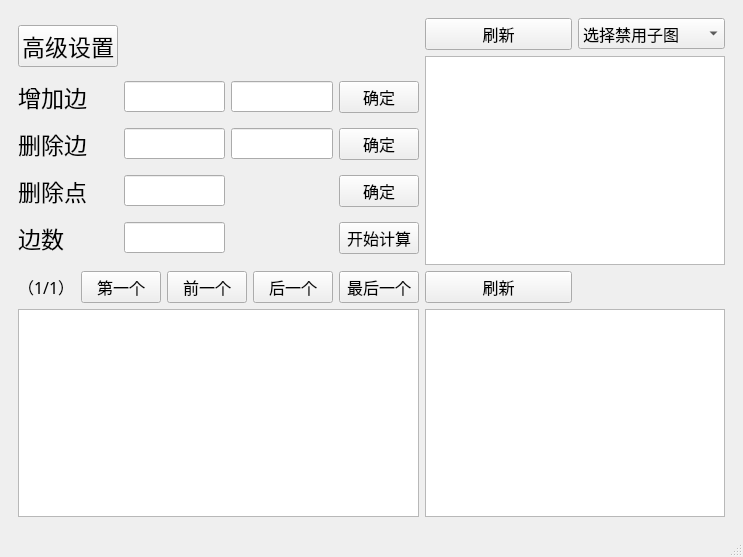
<?xml version="1.0" encoding="UTF-8"?>
<ui version="4.0">
 <class>MainWindow</class>
 <widget class="QMainWindow" name="MainWindow">
  <property name="enabled">
   <bool>true</bool>
  </property>
  <property name="geometry">
   <rect>
    <x>0</x>
    <y>0</y>
    <width>723</width>
    <height>557</height>
   </rect>
  </property>
  <property name="windowTitle">
   <string>（图兰数）谱极值图计算器</string>
  </property>
  <widget class="QWidget" name="centralwidget">
   <layout class="QGridLayout" name="gridLayout_2">
    <item row="0" column="0">
     <widget class="QWidget" name="widget" native="true">
      <layout class="QGridLayout" name="gridLayout_3">
       <item row="0" column="0" rowspan="2" colspan="5">
        <widget class="QWidget" name="widget_2" native="true">
         <property name="maximumSize">
          <size>
           <width>428</width>
           <height>264</height>
          </size>
         </property>
         <layout class="QGridLayout" name="gridLayout">
          <property name="leftMargin">
           <number>0</number>
          </property>
          <property name="topMargin">
           <number>0</number>
          </property>
          <property name="rightMargin">
           <number>0</number>
          </property>
          <property name="bottomMargin">
           <number>0</number>
          </property>
          <item row="0" column="0">
           <widget class="QPushButton" name="moreSetting">
            <property name="enabled">
             <bool>true</bool>
            </property>
            <property name="font">
             <font>
              <family>微软雅黑 Light</family>
              <pointsize>17</pointsize>
             </font>
            </property>
            <property name="text">
             <string>高级设置</string>
            </property>
           </widget>
          </item>
          <item row="1" column="0">
           <widget class="QLabel" name="label">
            <property name="font">
             <font>
              <family>微软雅黑</family>
              <pointsize>17</pointsize>
             </font>
            </property>
            <property name="text">
             <string>增加边</string>
            </property>
            <property name="alignment">
             <set>Qt::AlignLeading|Qt::AlignLeft|Qt::AlignVCenter</set>
            </property>
           </widget>
          </item>
          <item row="1" column="1">
           <widget class="QLineEdit" name="addLine1">
            <property name="enabled">
             <bool>true</bool>
            </property>
            <property name="font">
             <font>
              <pointsize>14</pointsize>
             </font>
            </property>
           </widget>
          </item>
          <item row="1" column="2">
           <widget class="QLineEdit" name="addLine2">
            <property name="enabled">
             <bool>true</bool>
            </property>
            <property name="font">
             <font>
              <pointsize>14</pointsize>
             </font>
            </property>
           </widget>
          </item>
          <item row="1" column="3">
           <widget class="QPushButton" name="addEdgeBtn">
            <property name="font">
             <font>
              <family>微软雅黑 Light</family>
              <pointsize>12</pointsize>
             </font>
            </property>
            <property name="text">
             <string>确定</string>
            </property>
           </widget>
          </item>
          <item row="2" column="0">
           <widget class="QLabel" name="label_2">
            <property name="font">
             <font>
              <family>微软雅黑</family>
              <pointsize>17</pointsize>
             </font>
            </property>
            <property name="text">
             <string>删除边</string>
            </property>
            <property name="alignment">
             <set>Qt::AlignLeading|Qt::AlignLeft|Qt::AlignVCenter</set>
            </property>
           </widget>
          </item>
          <item row="2" column="1">
           <widget class="QLineEdit" name="delLine1">
            <property name="font">
             <font>
              <pointsize>14</pointsize>
             </font>
            </property>
           </widget>
          </item>
          <item row="2" column="2">
           <widget class="QLineEdit" name="delLine2">
            <property name="enabled">
             <bool>true</bool>
            </property>
            <property name="font">
             <font>
              <pointsize>14</pointsize>
             </font>
            </property>
           </widget>
          </item>
          <item row="2" column="3">
           <widget class="QPushButton" name="delEdgeBtn">
            <property name="font">
             <font>
              <family>微软雅黑 Light</family>
              <pointsize>12</pointsize>
             </font>
            </property>
            <property name="text">
             <string>确定</string>
            </property>
           </widget>
          </item>
          <item row="3" column="0">
           <widget class="QLabel" name="label_3">
            <property name="font">
             <font>
              <family>微软雅黑</family>
              <pointsize>17</pointsize>
             </font>
            </property>
            <property name="text">
             <string>删除点</string>
            </property>
            <property name="alignment">
             <set>Qt::AlignLeading|Qt::AlignLeft|Qt::AlignVCenter</set>
            </property>
           </widget>
          </item>
          <item row="3" column="1">
           <widget class="QLineEdit" name="delVerLine">
            <property name="font">
             <font>
              <pointsize>14</pointsize>
             </font>
            </property>
            <property name="text">
             <string/>
            </property>
           </widget>
          </item>
          <item row="3" column="3">
           <widget class="QPushButton" name="delVerBtn">
            <property name="font">
             <font>
              <family>微软雅黑 Light</family>
              <pointsize>12</pointsize>
             </font>
            </property>
            <property name="text">
             <string>确定</string>
            </property>
           </widget>
          </item>
          <item row="4" column="0">
           <widget class="QLabel" name="label_4">
            <property name="font">
             <font>
              <family>微软雅黑</family>
              <pointsize>17</pointsize>
             </font>
            </property>
            <property name="text">
             <string>边数</string>
            </property>
            <property name="alignment">
             <set>Qt::AlignLeading|Qt::AlignLeft|Qt::AlignVCenter</set>
            </property>
           </widget>
          </item>
          <item row="4" column="1">
           <widget class="QLineEdit" name="mnParaLine">
            <property name="font">
             <font>
              <pointsize>14</pointsize>
             </font>
            </property>
            <property name="text">
             <string/>
            </property>
           </widget>
          </item>
          <item row="4" column="3">
           <widget class="QPushButton" name="StartCalBtn">
            <property name="enabled">
             <bool>true</bool>
            </property>
            <property name="font">
             <font>
              <family>微软雅黑 Light</family>
              <pointsize>12</pointsize>
             </font>
            </property>
            <property name="mouseTracking">
             <bool>false</bool>
            </property>
            <property name="text">
             <string>开始计算</string>
            </property>
            <property name="checkable">
             <bool>false</bool>
            </property>
            <property name="checked">
             <bool>false</bool>
            </property>
            <property name="autoRepeat">
             <bool>false</bool>
            </property>
           </widget>
          </item>
         </layout>
        </widget>
       </item>
       <item row="0" column="5">
        <widget class="QPushButton" name="freshforbidGraphBtn">
         <property name="enabled">
          <bool>true</bool>
         </property>
         <property name="font">
          <font>
           <family>微软雅黑 Light</family>
           <pointsize>12</pointsize>
          </font>
         </property>
         <property name="text">
          <string>刷新</string>
         </property>
        </widget>
       </item>
       <item row="0" column="6">
        <widget class="QComboBox" name="forBidGraphSelectComboBox">
         <property name="font">
          <font>
           <family>微软雅黑 Light</family>
           <pointsize>12</pointsize>
          </font>
         </property>
         <property name="editable">
          <bool>false</bool>
         </property>
         <property name="currentText">
          <string notr="true">选择禁用子图</string>
         </property>
         <property name="currentIndex">
          <number>0</number>
         </property>
         <item>
          <property name="text">
           <string>选择禁用子图</string>
          </property>
         </item>
         <item>
          <property name="text">
           <string>自定义</string>
          </property>
         </item>
         <item>
          <property name="text">
           <string>C3/K3</string>
          </property>
         </item>
         <item>
          <property name="text">
           <string>C4</string>
          </property>
         </item>
         <item>
          <property name="text">
           <string>K4</string>
          </property>
         </item>
         <item>
          <property name="text">
           <string>C5</string>
          </property>
         </item>
         <item>
          <property name="text">
           <string>M5</string>
          </property>
         </item>
        </widget>
       </item>
       <item row="1" column="5" colspan="2">
        <widget class="QGraphicsView" name="forbidGraph">
         <property name="minimumSize">
          <size>
           <width>300</width>
           <height>200</height>
          </size>
         </property>
         <property name="verticalScrollBarPolicy">
          <enum>Qt::ScrollBarAlwaysOff</enum>
         </property>
         <property name="horizontalScrollBarPolicy">
          <enum>Qt::ScrollBarAlwaysOff</enum>
         </property>
        </widget>
       </item>
       <item row="2" column="0">
        <widget class="QLabel" name="label_5">
         <property name="font">
          <font>
           <family>微软雅黑</family>
           <pointsize>12</pointsize>
           <weight>50</weight>
           <bold>false</bold>
          </font>
         </property>
         <property name="text">
          <string>（1/1）</string>
         </property>
         <property name="alignment">
          <set>Qt::AlignLeading|Qt::AlignLeft|Qt::AlignVCenter</set>
         </property>
        </widget>
       </item>
       <item row="2" column="1">
        <widget class="QPushButton" name="firstBtn">
         <property name="enabled">
          <bool>true</bool>
         </property>
         <property name="font">
          <font>
           <family>微软雅黑 Light</family>
           <pointsize>12</pointsize>
          </font>
         </property>
         <property name="mouseTracking">
          <bool>false</bool>
         </property>
         <property name="text">
          <string>第一个</string>
         </property>
         <property name="checkable">
          <bool>false</bool>
         </property>
         <property name="checked">
          <bool>false</bool>
         </property>
         <property name="autoRepeat">
          <bool>false</bool>
         </property>
        </widget>
       </item>
       <item row="2" column="2">
        <widget class="QPushButton" name="previousBtn">
         <property name="enabled">
          <bool>true</bool>
         </property>
         <property name="font">
          <font>
           <family>微软雅黑 Light</family>
           <pointsize>12</pointsize>
          </font>
         </property>
         <property name="mouseTracking">
          <bool>false</bool>
         </property>
         <property name="text">
          <string>前一个</string>
         </property>
         <property name="checkable">
          <bool>false</bool>
         </property>
         <property name="checked">
          <bool>false</bool>
         </property>
         <property name="autoRepeat">
          <bool>false</bool>
         </property>
        </widget>
       </item>
       <item row="2" column="3">
        <widget class="QPushButton" name="nextBtn">
         <property name="enabled">
          <bool>true</bool>
         </property>
         <property name="font">
          <font>
           <family>微软雅黑 Light</family>
           <pointsize>12</pointsize>
          </font>
         </property>
         <property name="mouseTracking">
          <bool>false</bool>
         </property>
         <property name="text">
          <string>后一个</string>
         </property>
         <property name="checkable">
          <bool>false</bool>
         </property>
         <property name="checked">
          <bool>false</bool>
         </property>
         <property name="autoRepeat">
          <bool>false</bool>
         </property>
        </widget>
       </item>
       <item row="2" column="4">
        <widget class="QPushButton" name="lastBtn">
         <property name="enabled">
          <bool>true</bool>
         </property>
         <property name="font">
          <font>
           <family>微软雅黑 Light</family>
           <pointsize>12</pointsize>
          </font>
         </property>
         <property name="mouseTracking">
          <bool>false</bool>
         </property>
         <property name="text">
          <string>最后一个</string>
         </property>
         <property name="checkable">
          <bool>false</bool>
         </property>
         <property name="checked">
          <bool>false</bool>
         </property>
         <property name="autoRepeat">
          <bool>false</bool>
         </property>
        </widget>
       </item>
       <item row="2" column="5">
        <widget class="QPushButton" name="freshAnsGraphBtn">
         <property name="enabled">
          <bool>true</bool>
         </property>
         <property name="font">
          <font>
           <family>微软雅黑 Light</family>
           <pointsize>12</pointsize>
          </font>
         </property>
         <property name="text">
          <string>刷新</string>
         </property>
        </widget>
       </item>
       <item row="3" column="5" colspan="2">
        <widget class="QGraphicsView" name="maxGraph">
         <property name="minimumSize">
          <size>
           <width>300</width>
           <height>200</height>
          </size>
         </property>
         <property name="verticalScrollBarPolicy">
          <enum>Qt::ScrollBarAlwaysOff</enum>
         </property>
         <property name="horizontalScrollBarPolicy">
          <enum>Qt::ScrollBarAlwaysOff</enum>
         </property>
        </widget>
       </item>
       <item row="3" column="0" colspan="5">
        <widget class="QTextEdit" name="textEdit">
         <property name="verticalScrollBarPolicy">
          <enum>Qt::ScrollBarAsNeeded</enum>
         </property>
         <property name="horizontalScrollBarPolicy">
          <enum>Qt::ScrollBarAsNeeded</enum>
         </property>
         <property name="html">
          <string>&lt;!DOCTYPE HTML PUBLIC &quot;-//W3C//DTD HTML 4.0//EN&quot; &quot;http://www.w3.org/TR/REC-html40/strict.dtd&quot;&gt;
&lt;html&gt;&lt;head&gt;&lt;meta name=&quot;qrichtext&quot; content=&quot;1&quot; /&gt;&lt;style type=&quot;text/css&quot;&gt;
p, li { white-space: pre-wrap; }
&lt;/style&gt;&lt;/head&gt;&lt;body style=&quot; font-family:'SimSun'; font-size:9pt; font-weight:400; font-style:normal;&quot;&gt;
&lt;p style=&quot;-qt-paragraph-type:empty; margin-top:0px; margin-bottom:0px; margin-left:0px; margin-right:0px; -qt-block-indent:0; text-indent:0px;&quot;&gt;&lt;br /&gt;&lt;/p&gt;&lt;/body&gt;&lt;/html&gt;</string>
         </property>
        </widget>
       </item>
      </layout>
     </widget>
    </item>
   </layout>
  </widget>
  <widget class="QStatusBar" name="statusbar">
   <property name="enabled">
    <bool>true</bool>
   </property>
   <property name="font">
    <font>
     <weight>50</weight>
     <bold>false</bold>
    </font>
   </property>
  </widget>
  <widget class="QMenuBar" name="menubar">
   <property name="geometry">
    <rect>
     <x>0</x>
     <y>0</y>
     <width>723</width>
     <height>23</height>
    </rect>
   </property>
  </widget>
 </widget>
 <resources/>
 <connections/>
</ui>
